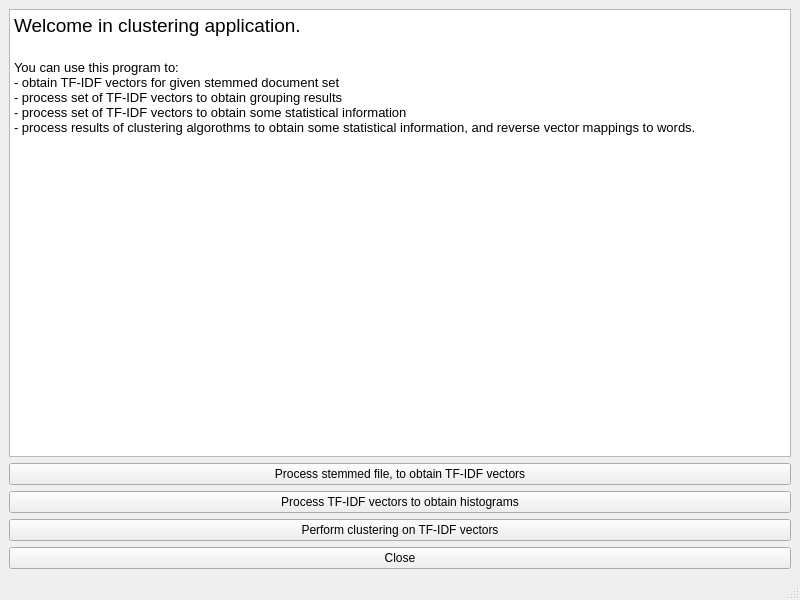
<?xml version="1.0" encoding="UTF-8"?>
<ui version="4.0">
 <class>MainWindow</class>
 <widget class="QMainWindow" name="MainWindow">
  <property name="geometry">
   <rect>
    <x>0</x>
    <y>0</y>
    <width>800</width>
    <height>600</height>
   </rect>
  </property>
  <property name="windowTitle">
   <string>KMeans clustering tool</string>
  </property>
  <widget class="QWidget" name="centralwidget">
   <layout class="QGridLayout" name="gridLayout">
    <item row="0" column="0">
     <widget class="QTextBrowser" name="textBrowser">
      <property name="html">
       <string>&lt;!DOCTYPE HTML PUBLIC &quot;-//W3C//DTD HTML 4.0//EN&quot; &quot;http://www.w3.org/TR/REC-html40/strict.dtd&quot;&gt;
&lt;html&gt;&lt;head&gt;&lt;meta name=&quot;qrichtext&quot; content=&quot;1&quot; /&gt;&lt;style type=&quot;text/css&quot;&gt;
p, li { white-space: pre-wrap; }
&lt;/style&gt;&lt;/head&gt;&lt;body style=&quot; font-family:'Sans Serif'; font-size:9pt; font-weight:400; font-style:normal;&quot;&gt;
&lt;p style=&quot; margin-top:0px; margin-bottom:0px; margin-left:0px; margin-right:0px; -qt-block-indent:0; text-indent:0px;&quot;&gt;&lt;span style=&quot; font-size:14pt;&quot;&gt;Welcome in clustering application. &lt;/span&gt;&lt;/p&gt;
&lt;p style=&quot;-qt-paragraph-type:empty; margin-top:0px; margin-bottom:0px; margin-left:0px; margin-right:0px; -qt-block-indent:0; text-indent:0px; font-size:14pt;&quot;&gt;&lt;br /&gt;&lt;/p&gt;
&lt;p style=&quot; margin-top:0px; margin-bottom:0px; margin-left:0px; margin-right:0px; -qt-block-indent:0; text-indent:0px;&quot;&gt;&lt;span style=&quot; font-size:10pt;&quot;&gt;You can use this program to:&lt;/span&gt;&lt;/p&gt;
&lt;p style=&quot; margin-top:0px; margin-bottom:0px; margin-left:0px; margin-right:0px; -qt-block-indent:0; text-indent:0px;&quot;&gt;&lt;span style=&quot; font-size:10pt;&quot;&gt;- obtain TF-IDF vectors for given stemmed document set&lt;/span&gt;&lt;/p&gt;
&lt;p style=&quot; margin-top:0px; margin-bottom:0px; margin-left:0px; margin-right:0px; -qt-block-indent:0; text-indent:0px;&quot;&gt;&lt;span style=&quot; font-size:10pt;&quot;&gt;- process set of TF-IDF vectors to obtain grouping results&lt;/span&gt;&lt;/p&gt;
&lt;p style=&quot; margin-top:0px; margin-bottom:0px; margin-left:0px; margin-right:0px; -qt-block-indent:0; text-indent:0px;&quot;&gt;&lt;span style=&quot; font-size:10pt;&quot;&gt;- process set of TF-IDF vectors to obtain some statistical information&lt;/span&gt;&lt;/p&gt;
&lt;p style=&quot; margin-top:0px; margin-bottom:0px; margin-left:0px; margin-right:0px; -qt-block-indent:0; text-indent:0px;&quot;&gt;&lt;span style=&quot; font-size:10pt;&quot;&gt;- process results of clustering algorothms to obtain some statistical information, and reverse vector mappings to words.&lt;/span&gt;&lt;/p&gt;&lt;/body&gt;&lt;/html&gt;</string>
      </property>
     </widget>
    </item>
    <item row="1" column="0">
     <widget class="QPushButton" name="btnCountTFIDF">
      <property name="text">
       <string>Process stemmed file, to obtain TF-IDF vectors</string>
      </property>
     </widget>
    </item>
    <item row="2" column="0">
     <widget class="QPushButton" name="btnGetStatsForTFIDF">
      <property name="text">
       <string>Process TF-IDF vectors to obtain histograms</string>
      </property>
     </widget>
    </item>
    <item row="3" column="0">
     <widget class="QPushButton" name="btnClustering">
      <property name="text">
       <string>Perform clustering on TF-IDF vectors</string>
      </property>
     </widget>
    </item>
    <item row="4" column="0">
     <widget class="QPushButton" name="btnClose">
      <property name="text">
       <string>Close</string>
      </property>
     </widget>
    </item>
   </layout>
  </widget>
  <widget class="QStatusBar" name="statusbar"/>
 </widget>
 <resources/>
 <connections/>
</ui>
